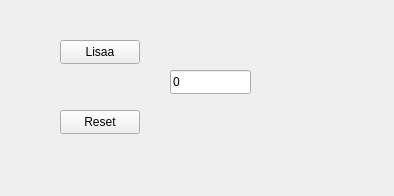
<?xml version="1.0" encoding="UTF-8"?>
<ui version="4.0">
 <class>MainWindow</class>
 <widget class="QMainWindow" name="MainWindow">
  <property name="geometry">
   <rect>
    <x>0</x>
    <y>0</y>
    <width>394</width>
    <height>196</height>
   </rect>
  </property>
  <property name="windowTitle">
   <string>MainWindow</string>
  </property>
  <widget class="QWidget" name="centralwidget">
   <widget class="QPushButton" name="LisaaNappi">
    <property name="geometry">
     <rect>
      <x>60</x>
      <y>40</y>
      <width>80</width>
      <height>24</height>
     </rect>
    </property>
    <property name="text">
     <string>Lisaa</string>
    </property>
   </widget>
   <widget class="QPushButton" name="ResetNappi">
    <property name="geometry">
     <rect>
      <x>60</x>
      <y>110</y>
      <width>80</width>
      <height>24</height>
     </rect>
    </property>
    <property name="text">
     <string>Reset</string>
    </property>
   </widget>
   <widget class="QLineEdit" name="NumeroNaytto">
    <property name="geometry">
     <rect>
      <x>170</x>
      <y>70</y>
      <width>81</width>
      <height>24</height>
     </rect>
    </property>
    <property name="text">
     <string>0</string>
    </property>
   </widget>
  </widget>
 </widget>
 <resources/>
 <connections/>
</ui>
